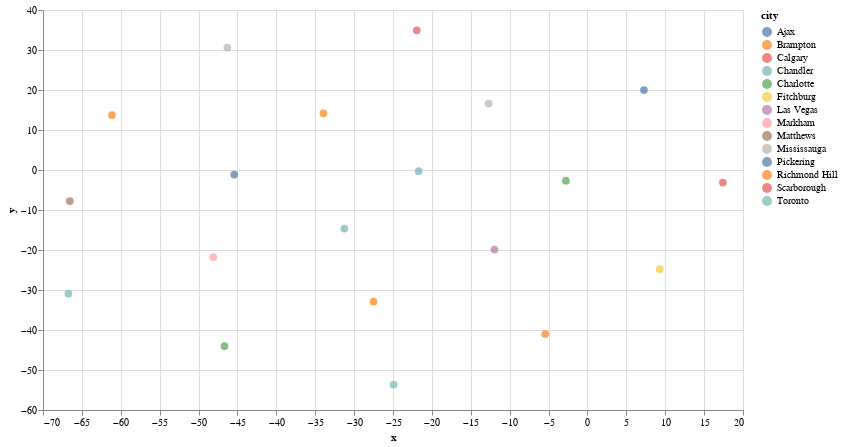

The code cell stored with this chart in its notebook:
### Code cell
chart = alt.Chart(df).mark_circle(size=60).encode(
    x='x',
    y='y',
    color='city',
    tooltip=['restaurant', 'city']
).properties(width=700, height=400)
chart.save('node2vec-color.json')
chart

### Figure 1 — Vega-Lite specification as saved in the notebook (floating-point values rounded to 4 significant figures)
{"config": {"view": {"continuousWidth": 400, "continuousHeight": 300}}, "data": {"name": "data-c1b00c5e1cc2a8dccfa770e1faa4728b"}, "mark": {"type": "circle", "size": 60}, "encoding": {"color": {"type": "nominal", "field": "city"}, "tooltip": [{"type": "nominal", "field": "restaurant"}, {"type": "nominal", "field": "city"}], "x": {"type": "quantitative", "field": "x"}, "y": {"type": "quantitative", "field": "y"}}, "height": 400, "width": 700, "$schema": "https://vega.github.io/schema/vega-lite/v4.8.1.json", "datasets": {"data-c1b00c5e1cc2a8dccfa770e1faa4728b": [{"restaurant": "Silver Spoon", "city": "Pickering", "x": 7.264, "y": 19.99}, {"restaurant": "Hakka Town", "city": "Brampton", "x": -33.94, "y": 14.18}, {"restaurant": "Lena's Roti & Doubles", "city": "Brampton", "x": -5.422, "y": -41.02}, {"restaurant": "Silver Spoon", "city": "Brampton", "x": -61.14, "y": 13.72}, {"restaurant": "Tamarind - The Indian Kitchen", "city": "Toronto", "x": -24.92, "y": -53.65}, {"restaurant": "Silver Spoon", "city": "Toronto", "x": -21.69, "y": -0.2912}, {"restaurant": "Watan Kabob", "city": "Mississauga", "x": -12.71, "y": 16.6}, {"restaurant": "Silver Spoon", "city": "Mississauga", "x": -46.3, "y": 30.62}, {"restaurant": "Red Chillez", "city": "Charlotte", "x": -2.768, "y": -2.682}, {"restaurant": "Spice South", "city": "Charlotte", "x": -46.67, "y": -44.01}, {"restaurant": "Bombay Buffet Indian Cuisine", "city": "Scarborough", "x": -21.95, "y": 34.92}, {"restaurant": "Canbe Foods", "city": "Ajax", "x": -45.41, "y": -1.127}, {"restaurant": "Tangra Villa Hakka Chinese Cuisine", "city": "Markham", "x": -48.11, "y": -21.78}, {"restaurant": "Haveli Restaurant", "city": "Fitchburg", "x": 9.291, "y": -24.8}, {"restaurant": "Afghan Cuisine", "city": "Richmond Hill", "x": -27.51, "y": -32.92}, {"restaurant": "Soma Grill", "city": "Matthews", "x": -66.55, "y": -7.768}, {"restaurant": "Matka Indian Cuisine", "city": "Chandler", "x": -66.73, "y": -30.93}, {"restaurant": "Hyderabad House Arizona", "city": "Chandler", "x": -31.26, "y": -14.65}, {"restaurant": "Supreme Dosa", "city": "Calgary", "x": 17.41, "y": -3.154}, {"restaurant": "Armaan Taste of India", "city": "Las Vegas", "x": -11.95, "y": -19.89}]}}
